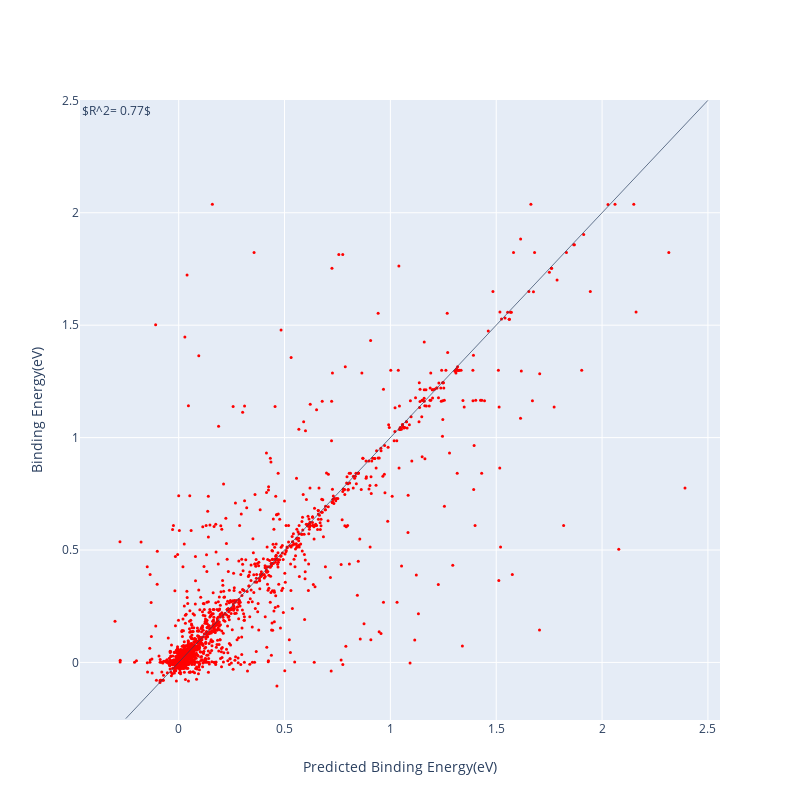

Source (notebook cell):
### Code cell
#draw correlation
main = go.Scatter(x = Y_cos_pred, 
          y = Y_cos, 
          marker={'color':'red', 'symbol':'circle','size':3}, 
          mode='markers'
         )

data = [main]

layout = go.Layout(autosize = False, 
           height = 800,
           width = 800, 
           xaxis={'title':"Predicted Binding Energy(eV)", 'zeroline':False},
           yaxis = {'title':'Binding Energy(eV)', 'zeroline':False},
           annotations = [
                   dict(
                   x = 0,
                   y = 1,
                   xref = 'paper',
                   yref = 'paper',
                   text = '$R^2= %4.2f$'%(R_squared),
                   showarrow = False,
                   font = dict(size = 12)
                   )
               ],
           shapes =[{'type':'line', 
                            'x0':-0.25,
                            'x1':2.5,
                            'y0':-0.25,
                            'y1':2.5,
                            'line':{'width':0.7}
                    }],
          )
plot = py.iplot(go.Figure(data = data, layout = layout))

### Figure 1 — Plotly figure (JSON) as saved in the notebook; plotly's stock layout.template omitted (floating-point values rounded to 4 significant figures; data arrays with more than 128 entries replaced by an {"elided": "..."} marker saying what was removed)
{"data": [{"marker": {"color": "red", "size": 3, "symbol": "circle"}, "mode": "markers", "type": "scatter", "x": {"elided": "4050 float values"}, "y": {"elided": "4050 float values"}}], "layout": {"annotations": [{"font": {"size": 12}, "showarrow": false, "text": "$R^2= 0.77$", "x": 0, "xref": "paper", "y": 1, "yref": "paper"}], "autosize": false, "height": 800, "shapes": [{"line": {"width": 0.7}, "type": "line", "x0": -0.25, "x1": 2.5, "y0": -0.25, "y1": 2.5}], "width": 800, "xaxis": {"autorange": true, "range": [-0.4662, 2.557], "title": {"text": "Predicted Binding Energy(eV)"}, "type": "linear", "zeroline": false}, "yaxis": {"autorange": true, "range": [-0.256, 2.502], "title": {"text": "Binding Energy(eV)"}, "type": "linear", "zeroline": false}}}
